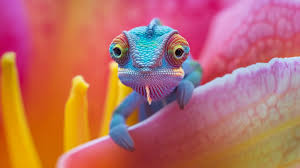
#> input picture images (1).jpg, 300 x 168 px, found by its file name
$ jupyter execute Practical_no_5_VA_Analytics.ipynb   (Python 2 division)
#> lines starting #> are read from the running program, lines starting #| are printed output that depends on the picture; pictures that were not available may be replaced by others from this repository, and a replacement may not be noted
[cell 1]
#Feature extraction and matching: Extract keypoints and match features between images using SIFT or ORB
#Using SIFT (Scale-Invariant Feature Transform)

import cv2
import numpy as np
import matplotlib.pyplot as plt

# Load the two images
img1 = cv2.imread('/content/images (1).jpg', cv2.IMREAD_GRAYSCALE)
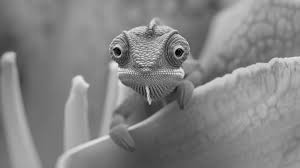
#> img1: shape (168, 300); min 0, max 237, mean 130.8
img2 = cv2.imread('/content/images.jpg', cv2.IMREAD_GRAYSCALE)

# Initialize SIFT detector
sift = cv2.SIFT_create()

# Detect keypoints and compute descriptors
keypoints1, descriptors1 = sift.detectAndCompute(img1, None)
#> keypoints1 = 139 keypoints; strongest (x, y, size): (117, 51, 4.3), (114, 65, 5.2), (150, 103, 1.8), (117, 46, 1.9)
keypoints2, descriptors2 = sift.detectAndCompute(img2, None)
#> keypoints2 has the same summary as keypoints1

# Use BFMatcher for matching descriptors
bf = cv2.BFMatcher(cv2.NORM_L2, crossCheck=True)
matches = bf.match(descriptors1, descriptors2)
#> matches = 139 matches

# Sort the matches based on distance
matches = sorted(matches, key=lambda x: x.distance)

# Draw the matches
img_matches = cv2.drawMatches(img1, keypoints1, img2, keypoints2, matches[:50], None, flags=cv2.DrawMatchesFlags_NOT_DRAW_SINGLE_POINTS)
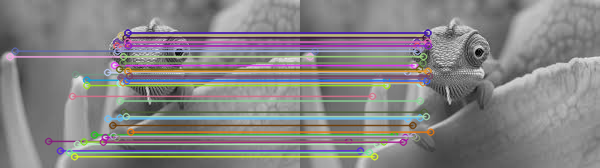
#> img_matches: shape (168, 600, 3); mean of channels 0, 1, 2 131.9, 131.3, 133.6; drawn as B, G, R

# Show the result
plt.figure(figsize=(10, 6))
plt.imshow(img_matches)
plt.title("SIFT Feature Matching")
plt.show()

[cell 2]
# Initialize ORB detector
orb = cv2.ORB_create()

# Detect keypoints and compute descriptors
keypoints1, descriptors1 = orb.detectAndCompute(img1, None)
#> keypoints1 = 357 keypoints; strongest (x, y, size): (176, 52, 37.2), (176, 51, 31), (119, 50, 37.2), (178, 49, 37.2)
keypoints2, descriptors2 = orb.detectAndCompute(img2, None)
#> keypoints2 has the same summary as keypoints1

# Use BFMatcher for matching descriptors
bf = cv2.BFMatcher(cv2.NORM_HAMMING, crossCheck=True)
matches = bf.match(descriptors1, descriptors2)
#> matches = 357 matches

# Sort the matches based on distance
matches = sorted(matches, key=lambda x: x.distance)

# Draw the matches
img_matches = cv2.drawMatches(img1, keypoints1, img2, keypoints2, matches[:50], None, flags=cv2.DrawMatchesFlags_NOT_DRAW_SINGLE_POINTS)
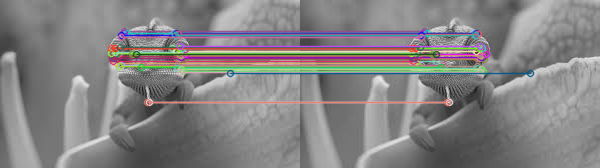
#> img_matches: shape (168, 600, 3); mean of channels 0, 1, 2 131, 130.5, 132.8; drawn as B, G, R

# Show the result
plt.figure(figsize=(10, 6))
plt.imshow(img_matches)
plt.title("ORB Feature Matching")
plt.show()
